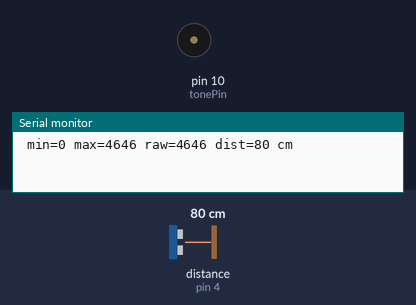
A sketch run on a simulated Arduino Uno, built with avr-gcc and run on an emulated ATmega328P. Shown: buzzer (waves = sounding), the last lines printed to the serial monitor. Wiring (inferred from the names in the program): ultrasonic range finder: trigger pin 2; echo pin 4. The inputs (shaded band) are chosen by the test bench; at power-on: distance to the obstacle (sensor on pin 4) 80 cm. The echo pulse lasts 58.3 µs per cm.

Above: at 0.06 s.
At 1.28 s:
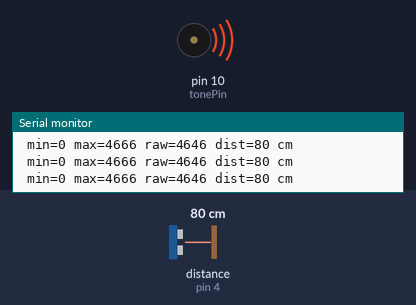
1.3 s: distance to the obstacle (sensor on pin 4) set to 35 cm
At 1.54 s:
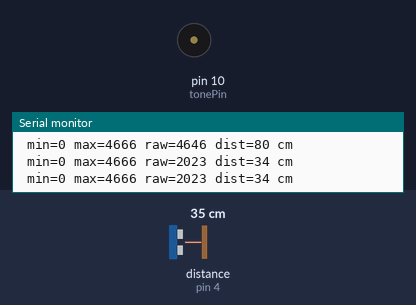
4.3 s: distance to the obstacle (sensor on pin 4) set to 250 cm
Timing chart, 0 to 13.3 s (numbered marks = the images above; inputs shaded):
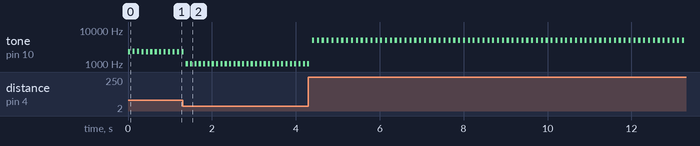

Measured:
- by itself, tone on pin 10 (tonePin): alternates 5000 Hz for 0.05 s and silent for 0.07 s

The sketch:

ultrasonic.ino
```cpp
const int trigPin = 2;
const int echoPin = 4;
const int tonePin = 10;

int min_d = 0;
int max_d = 0;
void setup() {
  // initialize serial communication:
  Serial.begin(9600);
}

void loop()
{
  // establish variables for duration of the ping,
  // and the distance result in inches and centimeters:
  long duration, inches, cm;

  // The sensor is triggered by a HIGH pulse of 10 or more microseconds.
  // Give a short LOW pulse beforehand to ensure a clean HIGH pulse:
  pinMode(trigPin, OUTPUT);
  digitalWrite(trigPin, LOW);
  delayMicroseconds(2);
  digitalWrite(trigPin, HIGH);
  delayMicroseconds(10);
  digitalWrite(trigPin, LOW);

  // Read the signal from the sensor: a HIGH pulse whose
  // duration is the time (in microseconds) from the sending
  // of the ping to the reception of its echo off of an object.
  pinMode(echoPin, INPUT);
  duration = pulseIn(echoPin, HIGH);

  if (duration < min_d) {
    min_d = duration;
  }
  if (duration > max_d) {
    max_d = duration;
  }
  // convert the time into a distance
  inches = microsecondsToInches(duration);
  cm = microsecondsToCentimeters(duration);


  /*Serial.print(duration);
  Serial.print(" raw, ");
  Serial.print(inches);
  Serial.print("in, ");*/

  tone(tonePin, max(300, min(duration/2, 5000)), 50);
  Serial.print(" min=");
  Serial.print(min_d);
  Serial.print(" max=");
  Serial.print(max_d);
  Serial.print(" raw=");
  Serial.print(duration);
  Serial.print(" dist=");
  Serial.print(cm);
  Serial.print(" cm");
  Serial.println();

  delay(100);
}

long microsecondsToInches(long microseconds)
{
  // According to Parallax's datasheet for the PING))), there are
  // 73.746 microseconds per inch (i.e. sound travels at 1130 feet per
  // second).  This gives the distance travelled by the ping, outbound
  // and return, so we divide by 2 to get the distance of the obstacle.
  // See: http://www.parallax.com/dl/docs/prod/acc/28015-PING-v1.3.pdf
  return microseconds / 74 / 2;
}

long microsecondsToCentimeters(long microseconds)
{
  // The speed of sound is 340 m/s or 29 microseconds per centimeter.
  // The ping travels out and back, so to find the distance of the
  // object we take half of the distance travelled.
  return microseconds / 29 / 2;
}
```
